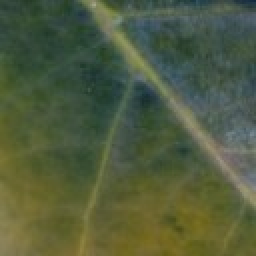
#> input picture model/demo_samples/cercospora_1.jpg, 128 x 128 px, given as the content of the folder demo_samples/Healthy, which was not available (shown 2 times larger)
$ python prepare_data.py --jmuben demo_samples --out out.png
#> lines starting #> are read from the running program, lines starting #| are printed output that depends on the picture; pictures that were not available may be replaced by others from this repository, and a replacement may not be noted
### model/blur.py
"""Blur check shared by calibration (Python) and the phone app (JavaScript).

PLAN.md section 4 - the JS in app/ must do exactly the same:
  1. center-square crop of the photo
  2. resize to 128x128 (bilinear; the app uses canvas drawImage)
  3. grey = 0.299*R + 0.587*G + 0.114*B   (floats, 0-255, no rounding)
  4. 3x3 Laplacian [0,1,0; 1,-4,1; 0,1,0] on the 126x126 interior pixels
  5. population variance (mean of squared deviations from the mean, divide by N)
If the variance < labels.json "blur_threshold" -> fail-safe DUDA, the model output is not trusted.
"""
import numpy as np
from PIL import Image

BLUR_SIZE = 128


def center_square(im):
    w, h = im.size
    s = min(w, h)
    left, top = (w - s) // 2, (h - s) // 2
    return im.crop((left, top, left + s, top + s))


def laplacian_variance_array(rgb):
    """rgb: HxWx3 uint8/float array already 128x128."""
    a = np.asarray(rgb, dtype=np.float64)
    g = 0.299 * a[..., 0] + 0.587 * a[..., 1] + 0.114 * a[..., 2]
    lap = g[:-2, 1:-1] + g[2:, 1:-1] + g[1:-1, :-2] + g[1:-1, 2:] - 4.0 * g[1:-1, 1:-1]
    return float(lap.var())


def laplacian_variance(im):
    """im: PIL image (any size). Returns the blur score used by the app."""
    sq = center_square(im.convert("RGB")).resize((BLUR_SIZE, BLUR_SIZE), Image.BILINEAR)
    return laplacian_variance_array(np.asarray(sq, np.uint8))


# [4 lines that do not run on import are left out]

### model/prepare_data.py
"""Prepare the Cafetal image dataset.

Steps
1. Scan the sources and map their labels to the shared labels (PLAN.md section 3).
2. Group near-duplicates per (source, label): JMuBEN ships every source photo many times
   (flipped / rotated / colour-shifted copies) and burst shots of the same leaf. A random split
   would put copies of the same photo in train and test. We hash a canonical form of each image
   (grayscale + histogram equalisation, 9x9 thumbnail, 72-bit difference hash) under all
   8 flips/90-degree rotations, link pairs whose Hamming distance is <= --hash-threshold and take
   connected components (union-find) as groups.
3. Split 70/15/15 by group, separately for each (source, label) stratum.
4. Subsample: train up to --train-cap images per class, val up to --val-cap, test up to
   --test-cap, picking round-robin across groups (one image per group first) for diversity.
5. Cache the selected images as uint8 arrays (center square crop, resized to --size).

Outputs (in --out): manifest.csv, meta.json, {train,val,test}.npz, extra_inat.npz (optional)
and reports/model_data_split.json in the repo.

Usage (see model/README.md):
  python model/prepare_data.py --jmuben DIR --plantdoc DIR --negatives DIR --inat DIR \
      --out /home/user/data_proc/cafetal
Optional, UNTESTED (datasets not reachable from the build machine):
  --bracol DIR   BRACOL (Esgario et al. 2020, doi:10.17632/yy2k5y8mxg.1)
  --rocole DIR   RoCoLe (Parraga-Alava et al. 2019, doi:10.17632/c5yvn32dzg.2)
"""
import argparse
import csv
import json
import os
import random
import sys
from collections import Counter, defaultdict
from multiprocessing import Pool

import numpy as np
from PIL import Image, ImageOps
from scipy.sparse import coo_matrix
from scipy.sparse.csgraph import connected_components

sys.path.insert(0, os.path.dirname(os.path.abspath(__file__)))
from blur import center_square, laplacian_variance  # noqa: E402

CLASSES_V1 = ["sano", "roya", "minador", "phoma", "cercospora", "otro"]
JMUBEN_MAP = {"Healthy": "sano", "Leaf_rust": "roya", "Miner": "minador",
              "Phoma": "phoma", "Cerscospora": "cercospora"}
IMG_EXT = (".jpg", ".jpeg", ".png", ".bmp", ".webp")
REPO = os.path.dirname(os.path.dirname(os.path.abspath(__file__)))


def list_images(folder):
    out = []
    for root, _, files in os.walk(folder):
        for f in files:
            if f.lower().endswith(IMG_EXT) and not f.startswith("."):
                out.append(os.path.join(root, f))
    return sorted(out)


# ---------------------------------------------------------------- sources
def scan_jmuben(d):
    rows = []
    for folder, label in JMUBEN_MAP.items():
        for p in list_images(os.path.join(d, folder)):
            rows.append({"path": p, "label": label, "source": "jmuben"})
    return rows


def scan_plantdoc(d):
    # Every PlantDoc class is another crop -> "otro" (hard negatives, incl. rust on apple/corn).
    return [{"path": p, "label": "otro", "source": "plantdoc"} for p in list_images(d)]


# [74 lines left out: functions scan_negatives, keyword_label, scan_labeled_folder, not called in this run]


# ---------------------------------------------------------------- hashing / grouping
def thumb9(path):
    """Canonical 9x9 thumbnail: center square, grayscale, histogram-equalised (colour/brightness invariant)."""
    try:
        im = center_square(Image.open(path).convert("RGB"))
    except Exception:
        return None
    g = ImageOps.equalize(im.convert("L"))
    return np.asarray(g.resize((9, 9), Image.BOX), np.int16)


def dihedral_dhash_bits(thumbs):
    """(N,9,9) -> (N,8,72) difference-hash bits of the 8 flips/rotations."""
    out = []
    for k in range(4):
        r = np.rot90(thumbs, k, axes=(1, 2))
        for f in (r, r[:, :, ::-1]):
            out.append((f[:, :, 1:] > f[:, :, :-1]).reshape(len(thumbs), -1))
    return np.stack(out, 1)


def group_near_duplicates(bits, threshold, chunk=512):
    """Connected components (union-find) over pairs with min-over-dihedral Hamming <= threshold."""
    n, _, b = bits.shape
    a = bits[:, 0, :].astype(np.float32) * 2 - 1
    v = bits.reshape(n * 8, b).astype(np.float32) * 2 - 1
    rows, cols = [], []
    for s in range(0, n, chunk):
        ham = ((b - a[s:s + chunk] @ v.T) / 2).reshape(-1, n, 8).min(2)  # +-1 dot product -> Hamming
        r, c = np.nonzero(ham <= threshold)
        rows.append((r + s).astype(np.int32))
        cols.append(c.astype(np.int32))
    r, c = np.concatenate(rows), np.concatenate(cols)
    graph = coo_matrix((np.ones(len(r), np.int8), (r, c)), shape=(n, n))
    return connected_components(graph, directed=False)[1]


# ---------------------------------------------------------------- split / select
def split_groups(group_sizes, fracs, rng):
    """Assign groups to splits greedily by image-count deficit; each split gets >=1 group if possible."""
    gids = list(group_sizes)
    rng.shuffle(gids)
    total = sum(group_sizes.values())
    names = list(fracs)
    count = {k: 0 for k in names}
    assign = {}
    # seed val and test with one group each (smallest first, so train keeps the bulk)
    if len(gids) >= 3:
        for k in ("val", "test"):
            g = min((g for g in gids if g not in assign), key=lambda g: group_sizes[g])
            assign[g] = k
            count[k] += group_sizes[g]
    for g in gids:
        if g in assign:
            continue
        k = max(names, key=lambda k: fracs[k] * total - count[k])
        assign[g] = k
        count[k] += group_sizes[g]
    return assign


def round_robin(indices_by_group, cap, rng):
    """Pick up to cap items, one per group per round (groups and members shuffled)."""
    pools = [list(v) for v in indices_by_group.values()]
    for p in pools:
        rng.shuffle(p)
    rng.shuffle(pools)
    out = []
    while len(out) < cap and any(pools):
        for p in pools:
            if p and len(out) < cap:
                out.append(p.pop())
    return out


# ---------------------------------------------------------------- caching
def load_views(args):
    """Return list of (view_name, uint8 SxSx3 array) and blur variance of the main view."""
    path, source, size, seed = args
    try:
        im = Image.open(path).convert("RGB")
    except Exception:
        return None
    sq = center_square(im)
    views = [("full", np.asarray(sq.resize((size, size), Image.BILINEAR), np.uint8))]
    if source == "plantdoc":
        # extra close-up view so "otro" is not just "a whole leaf in the frame"
        rng = random.Random(f"{seed}:{path}")
        w, h = im.size
        s = int(min(w, h) * rng.uniform(0.35, 0.6))
        l, t = rng.randint(0, w - s), rng.randint(0, h - s)
        crop = im.crop((l, t, l + s, t + s)).resize((size, size), Image.BILINEAR)
        views.append(("crop", np.asarray(crop, np.uint8)))
    return views, laplacian_variance(im)


def main():
    ap = argparse.ArgumentParser(description=__doc__, formatter_class=argparse.RawDescriptionHelpFormatter)
    ap.add_argument("--jmuben", required=True, help="AgML arabica_coffee_leaf_disease_classification folder")
    ap.add_argument("--plantdoc", help="AgML plant_doc_classification folder (-> otro)")
    ap.add_argument("--negatives", help="Imagenette folder (non-plant -> otro)")
    ap.add_argument("--n-negatives", type=int, default=700)
    ap.add_argument("--inat", help="iNatAg-mini coffea_arabica folder (EVAL ONLY, unlabeled)")
    ap.add_argument("--bracol", help="BRACOL folder (UNTESTED)")
    ap.add_argument("--rocole", help="RoCoLe folder (UNTESTED)")
    ap.add_argument("--out", required=True)
    ap.add_argument("--size", type=int, default=224)
    ap.add_argument("--hash-threshold", type=int, default=8, help="max Hamming distance (of 72 bits)")
    ap.add_argument("--train-cap", type=int, default=1500)
    ap.add_argument("--otro-train-cap", type=int, default=3000)
    ap.add_argument("--val-cap", type=int, default=300)
    ap.add_argument("--test-cap", type=int, default=500)
    ap.add_argument("--seed", type=int, default=42)
    args = ap.parse_args()
    os.makedirs(args.out, exist_ok=True)
    rng = random.Random(args.seed)

    rows = scan_jmuben(args.jmuben)
    if args.plantdoc:
        rows += scan_plantdoc(args.plantdoc)
    if args.negatives:
        rows += scan_negatives(args.negatives, args.n_negatives, args.seed)
    if args.bracol:
        rows += scan_labeled_folder(args.bracol, "bracol")
    if args.rocole:
        rows += scan_labeled_folder(args.rocole, "rocole")
    classes = list(CLASSES_V1)
    if any(r["label"] == "acaro_rojo" for r in rows):
        classes.insert(5, "acaro_rojo")
    print(f"scanned {len(rows)} images", Counter((r['source'], r['label']) for r in rows))

    # --- hashing
    with Pool(4) as pool:
        thumbs = pool.map(thumb9, [r["path"] for r in rows], chunksize=256)
#> in center_square, `w, h = im.size`: w = 128
#> in center_square, `left, top = (w - s) // 2, (h - s) // 2`: left = 0
#> in center_square, returned value is the input picture: PIL image 128x128 RGB; mean R, G, B 80.4, 91.9, 62.6
#> in thumb9, `g = ImageOps.equalize(im.convert("L"))`:
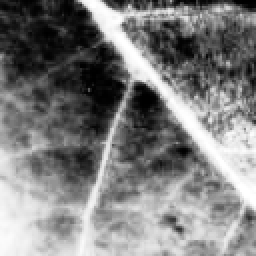
#> g: PIL image 128x128 L (shown 2 times larger); min 0, max 255, mean 125.8
#> thumbs = 5 items
    bad = [i for i, t in enumerate(thumbs) if t is None]
#> bad = []
    rows = [r for i, r in enumerate(rows) if thumbs[i] is not None]
#> rows = 5 items
    thumbs = np.stack([t for t in thumbs if t is not None])
    bits = dihedral_dhash_bits(thumbs)
#> after the loop in dihedral_dhash_bits, `for k in range(4):`: out = 8 items

    # exact (dihedral-invariant) duplicates across different labels = label noise
    canon = [min(np.packbits(bits[i, k]).tobytes() for k in range(8)) for i in range(len(rows))]
#> canon = 5 items
    labels_by_hash = defaultdict(set)
    for r, h in zip(rows, canon):
        labels_by_hash[h].add(r["label"])
#> this loop made 5 passes
    cross = {h for h, s in labels_by_hash.items() if len(s) > 1}
#> cross = 1 item
    n_cross = sum(1 for h in canon if h in cross)
#> n_cross = 5
    print(f"unreadable: {len(bad)}; images whose exact hash appears under >1 label: {n_cross}")
#| unreadable: 0; images whose exact hash appears under >1 label: 5

    strata = defaultdict(list)
    for i, r in enumerate(rows):
        strata[(r["source"], r["label"])].append(i)
    report = {"hash": f"dHash 72-bit on equalised grayscale 9x9, min over 8 flips/rotations, "
                      f"Hamming <= {args.hash_threshold}, union-find",
              "seed": args.seed, "size": args.size, "classes": classes, "strata": {},
              "unreadable_files": len(bad), "cross_label_exact_duplicates": n_cross}
    fracs = {"train": 0.70, "val": 0.15, "test": 0.15}
    for (src, lab), idx in sorted(strata.items()):
        comp = group_near_duplicates(bits[idx], args.hash_threshold)
        exact = group_near_duplicates(bits[idx], 0)
        for j, i in enumerate(idx):
            rows[i]["group"] = f"{src}:{lab}:{comp[j]}"
        sizes = Counter(rows[i]["group"] for i in idx)
        assign = split_groups(sizes, fracs, rng)
        for i in idx:
            rows[i]["split"] = assign[rows[i]["group"]]
        per_split = Counter(rows[i]["split"] for i in idx)
        gps = Counter(assign.values())
        report["strata"][f"{src}/{lab}"] = {
            "images": len(idx), "exact_dup_groups": int(exact.max() + 1), "groups": len(sizes),
            "largest_group": max(sizes.values()), "median_group": int(np.median(list(sizes.values()))),
            "images_per_split": dict(per_split), "groups_per_split": dict(gps)}
        print(f"{src}/{lab}: {len(idx)} images -> {len(sizes)} groups "
              f"(exact {exact.max() + 1}); split images {dict(per_split)} groups {dict(gps)}")
#> this loop made 5 passes
#> (sizes, assign) on passes 1 to 5: ({'jmuben:cercospora:0': 1}, {'jmuben:cercospora:0': 'train'}), ({'jmuben:minador:0': 1}, {'jmuben:minador:0': 'train'}), ({'jmuben:phoma:0': 1}, {'jmuben:phoma:0': 'train'}), ({'jmuben:roya:0': 1}, {'jmuben:roya:0': 'train'}), ({'jmuben:sano:0': 1}, {'jmuben:sano:0': 'train'})
#| jmuben/cercospora: 1 images -> 1 groups (exact 1); split images {'train': 1} groups {'train': 1}
#| jmuben/minador: 1 images -> 1 groups (exact 1); split images {'train': 1} groups {'train': 1}
#| jmuben/phoma: 1 images -> 1 groups (exact 1); split images {'train': 1} groups {'train': 1}
#| jmuben/roya: 1 images -> 1 groups (exact 1); split images {'train': 1} groups {'train': 1}
#| jmuben/sano: 1 images -> 1 groups (exact 1); split images {'train': 1} groups {'train': 1}
#> after the loop, report = 7 items

    # --- selection
    caps = {"train": args.train_cap, "val": args.val_cap, "test": args.test_cap}
    for r in rows:
        r["selected"] = 0
    for split in ("train", "val", "test"):
        for lab in classes:
            by_group = defaultdict(list)
            for i, r in enumerate(rows):
                if r["split"] == split and r["label"] == lab:
                    by_group[r["group"]].append(i)
            if not by_group:
                continue
            cap = caps[split]
            if lab == "otro":
                # PlantDoc gives 2 views per photo; split otro budget across sources
                cap = args.otro_train_cap // 2 if split == "train" else cap // 2
            for i in round_robin(by_group, cap, rng):
                rows[i]["selected"] = 1

    # --- cache arrays
    sel = [r for r in rows if r["selected"]]
#> sel = 5 items
    with Pool(4) as pool:
        res = pool.map(load_views, [(r["path"], r["source"], args.size, args.seed) for r in sel], chunksize=64)
#> in laplacian_variance_array, `g = 0.299 * a[..., 0] + 0.587 * a[..., 1] + 0.114 * a[..., 2]`:
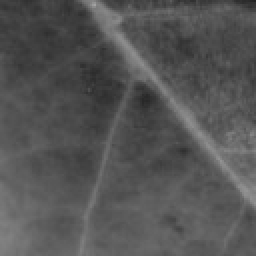
#> g: shape (128, 128) float64 (shown 2 times larger); min 35.82, max 163, mean 85.1
#> in laplacian_variance_array, `lap = g[:-2, 1:-1] + g[2:, 1:-1] + g[1:-1, :-2] + g[1:-1, 2:] - 4.0 * ..`:
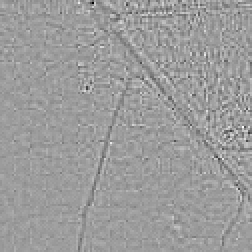
#> lap: shape (126, 126) float64 (shown 2 times larger); min -78.98, max 49.67, mean 0; drawn with min black and max white
#> res = 5 items
    data = {s: {"x": [], "y": [], "group": [], "source": [], "view": [], "blur": [], "path": []}
            for s in ("train", "val", "test")}
    for r, out in zip(sel, res):
        if out is None:
            continue
        views, bv = out
        r["blur_var"] = round(bv, 2)
        for vname, arr in views:
            d = data[r["split"]]
            d["x"].append(arr)
            d["y"].append(classes.index(r["label"]))
            d["group"].append(r["group"])
            d["source"].append(r["source"])
            d["view"].append(vname)
            d["blur"].append(bv if vname == "full" else np.nan)
            d["path"].append(r["path"])
    counts = {}
    for s, d in data.items():
        np.savez(os.path.join(args.out, f"{s}.npz"), x=np.stack(d["x"]), y=np.array(d["y"], np.int64),
                 group=np.array(d["group"]), source=np.array(d["source"]), view=np.array(d["view"]),
                 blur=np.array(d["blur"], np.float64), path=np.array(d["path"]))
        counts[s] = {c: int(sum(1 for y in d["y"] if y == k)) for k, c in enumerate(classes)}
        counts[s + "_groups"] = {c: len({g for g, y in zip(d["group"], d["y"]) if y == k})
                                 for k, c in enumerate(classes)}
        print(s, counts[s], "groups", counts[s + "_groups"])
#> this loop made 2 passes
#| train {'sano': 1, 'roya': 1, 'minador': 1, 'phoma': 1, 'cercospora': 1, 'otro': 0} groups {'sano': 1, 'roya': 1, 'minador': 1, 'phoma': 1, 'cercospora': 1, 'otro': 0}
#> after the loop, counts = 2 items
    report["selected"] = counts

    if args.inat:  # eval-only: real phone photos of coffee plants, disease status unknown
        paths = list_images(args.inat)
        xs, bl, ps = [], [], []
        for p in paths:
            out = load_views((p, "inat", args.size, args.seed))
            if out:
                xs.append(out[0][0][1]); bl.append(out[1]); ps.append(p)
        np.savez(os.path.join(args.out, "extra_inat.npz"), x=np.stack(xs), blur=np.array(bl), path=np.array(ps))
        report["extra_inat_images"] = len(xs)

    with open(os.path.join(args.out, "manifest.csv"), "w", newline="") as fh:
        w = csv.DictWriter(fh, fieldnames=["path", "label", "source", "group", "split", "selected", "blur_var"])
        w.writeheader()
        for r in rows:
            w.writerow({k: r.get(k, "") for k in w.fieldnames})
    meta = {"classes": classes, "size": args.size, "seed": args.seed}
    with open(os.path.join(args.out, "meta.json"), "w") as fh:
        json.dump(meta, fh, indent=2)
    os.makedirs(os.path.join(REPO, "reports"), exist_ok=True)
    with open(os.path.join(REPO, "reports", "model_data_split.json"), "w") as fh:
        json.dump(report, fh, indent=2)
    print("done ->", args.out)


if __name__ == "__main__":
#> (the run stopped early here; a loop or call above may not have finished)
